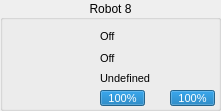
   <widget class="QGroupBox" name="groupBox_9">
    <property name="geometry">
     <rect>
      <x>1160</x>
      <y>322</y>
      <width>221</width>
      <height>111</height>
     </rect>
    </property>
    <property name="title">
     <string>Robot 8</string>
    </property>
    <property name="alignment">
     <set>Qt::AlignCenter</set>
    </property>
    <widget class="QLabel" name="sprite_9">
     <property name="geometry">
      <rect>
       <x>8</x>
       <y>29</y>
       <width>64</width>
       <height>64</height>
      </rect>
     </property>
     <property name="text">
      <string/>
     </property>
     <property name="pixmap">
      <pixmap resource="../../rsc.qrc">:/textures/textures/robots/blue/b8.png</pixmap>
     </property>
     <property name="scaledContents">
      <bool>true</bool>
     </property>
    </widget>
    <widget class="QProgressBar" name="battery_9">
     <property name="geometry">
      <rect>
       <x>100</x>
       <y>90</y>
       <width>45</width>
       <height>16</height>
      </rect>
     </property>
     <property name="font">
      <font>
       <pointsize>8</pointsize>
      </font>
     </property>
     <property name="value">
      <number>100</number>
     </property>
    </widget>
    <widget class="QLabel" name="status_9">
     <property name="geometry">
      <rect>
       <x>100</x>
       <y>28</y>
       <width>17</width>
       <height>17</height>
      </rect>
     </property>
     <property name="font">
      <font>
       <pointsize>8</pointsize>
      </font>
     </property>
     <property name="text">
      <string>Off</string>
     </property>
    </widget>
    <widget class="QLabel" name="dribble_9">
     <property name="geometry">
      <rect>
       <x>100</x>
       <y>50</y>
       <width>17</width>
       <height>17</height>
      </rect>
     </property>
     <property name="font">
      <font>
       <pointsize>8</pointsize>
      </font>
     </property>
     <property name="text">
      <string>Off</string>
     </property>
    </widget>
    <widget class="QLabel" name="role_9">
     <property name="geometry">
      <rect>
       <x>100</x>
       <y>70</y>
       <width>111</width>
       <height>17</height>
      </rect>
     </property>
     <property name="font">
      <font>
       <pointsize>8</pointsize>
      </font>
     </property>
     <property name="text">
      <string>Undefined</string>
     </property>
    </widget>
    <widget class="QProgressBar" name="chute_9">
     <property name="geometry">
      <rect>
       <x>170</x>
       <y>90</y>
       <width>45</width>
       <height>16</height>
      </rect>
     </property>
     <property name="font">
      <font>
       <pointsize>8</pointsize>
      </font>
     </property>
     <property name="autoFillBackground">
      <bool>false</bool>
     </property>
     <property name="value">
      <number>100</number>
     </property>
    </widget>
    <widget class="QLabel" name="label_46">
     <property name="geometry">
      <rect>
       <x>80</x>
       <y>50</y>
       <width>16</width>
       <height>16</height>
      </rect>
     </property>
     <property name="text">
      <string/>
     </property>
     <property name="pixmap">
      <pixmap resource="../../rsc.qrc">:/textures/textures/ui/dribble.png</pixmap>
     </property>
     <property name="scaledContents">
      <bool>true</bool>
     </property>
    </widget>
    <widget class="QLabel" name="imgrole_9">
     <property name="geometry">
      <rect>
       <x>80</x>
       <y>70</y>
       <width>16</width>
       <height>16</height>
      </rect>
     </property>
     <property name="text">
      <string/>
     </property>
     <property name="pixmap">
      <pixmap resource="../../rsc.qrc">:/textures/textures/ui/none.png</pixmap>
     </property>
     <property name="scaledContents">
      <bool>true</bool>
     </property>
    </widget>
    <widget class="QLabel" name="label_47">
     <property name="geometry">
      <rect>
       <x>150</x>
       <y>90</y>
       <width>16</width>
       <height>16</height>
      </rect>
     </property>
     <property name="text">
      <string/>
     </property>
     <property name="pixmap">
      <pixmap resource="../../rsc.qrc">:/textures/textures/ui/chute.png</pixmap>
     </property>
     <property name="scaledContents">
      <bool>true</bool>
     </property>
    </widget>
    <widget class="QLabel" name="label_48">
     <property name="geometry">
      <rect>
       <x>80</x>
       <y>30</y>
       <width>16</width>
       <height>14</height>
      </rect>
     </property>
     <property name="text">
      <string/>
     </property>
     <property name="pixmap">
      <pixmap resource="../../rsc.qrc">:/textures/textures/ui/connect.png</pixmap>
     </property>
     <property name="scaledContents">
      <bool>true</bool>
     </property>
    </widget>
    <widget class="QLabel" name="label_49">
     <property name="geometry">
      <rect>
       <x>80</x>
       <y>90</y>
       <width>16</width>
       <height>16</height>
      </rect>
     </property>
     <property name="text">
      <string/>
     </property>
     <property name="pixmap">
      <pixmap resource="../../rsc.qrc">:/textures/textures/ui/battery.png</pixmap>
     </property>
     <property name="scaledContents">
      <bool>true</bool>
     </property>
    </widget>
   </widget>
